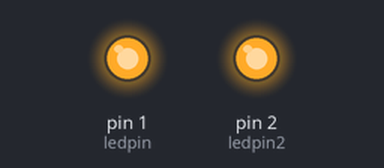
The sketch below on a simulated Arduino Uno, built with avr-gcc and run on an emulated ATmega328P. Shown: output pins drawn as LEDs (lit = HIGH).

Above: at 0.1 s.
Timing chart, 0 to 1.6 s (numbered marks = the images above):
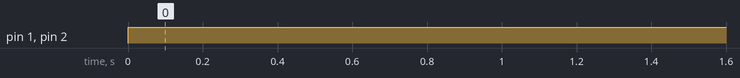

The sketch:

sketch_dec9b.ino
```cpp
int ledpin = 1;
int ledpin2 = 2;
int delayTime = 2000;

void setup() {
  // put your setup code here, to run once:
  pinMode(ledpin,OUTPUT);
  pinMode(ledpin2,OUTPUT);
}

void loop() {
  // put your main code here, to run repeatedly:
  digitalWrite(ledpin,"TRUE");
  digitalWrite(ledpin2,"FALSE");
  delay(delayTime);
  digitalWrite(ledpin,"FALSE");
  digitalWrite(ledpin2,"TRUE");
  delay(delayTime);
}
```

Measured:
- by itself, pin 1 (ledpin), pin 2 (ledpin2): LOW → HIGH at 0.00 s
